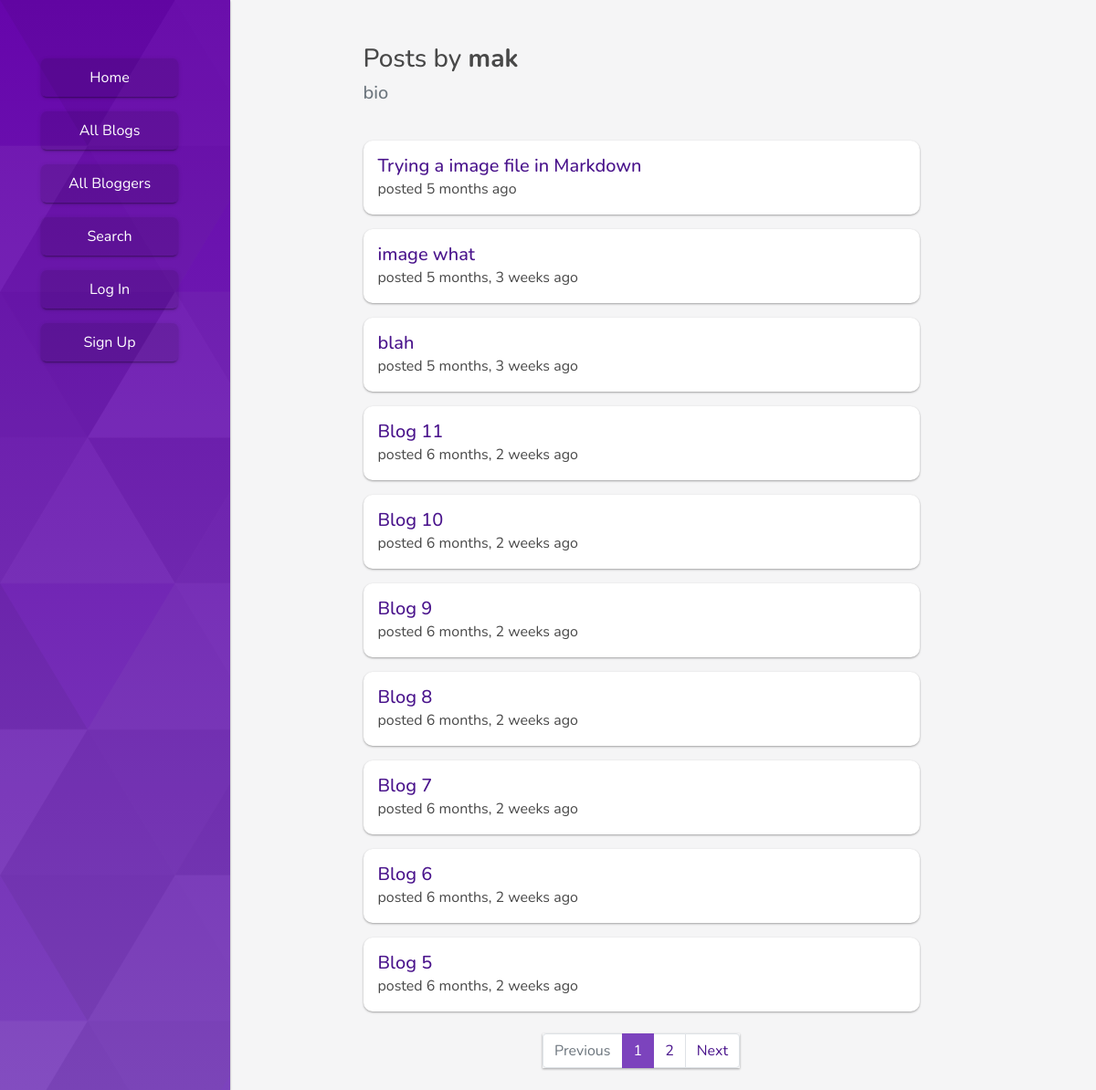
Screenshot of /blogger/mak/ with the database file from the repository.
### accounts/models.py (models this page shows)
class User(AbstractUser):
    bio = models.CharField(max_length=200, null=True)
    email = models.CharField(max_length=50, null=True)
    is_blogger = models.BooleanField(default = False)

### blog/models.py (models this page shows, shortened)
class Post(models.Model) :
    title = models.CharField(max_length=100)
    content = models.TextField(max_length=2000)
    created_at = models.DateTimeField(auto_now_add=True)
    created_by = models.ForeignKey(
        settings.AUTH_USER_MODEL, related_name='posts', on_delete=models.CASCADE)
    class Meta:
        ordering = ['-created_at']

### blog/views.py (the view)
# urls.py: path('blogger/<username>/', views.UserView.as_view(), name='blogger'),
class UserView(ListView):
	model = Post
	context_object_name = 'posts'
	template_name = 'blog/blogger.html'
	paginate_by = 10
	def get_context_data(self, **kwargs):
		context = super().get_context_data(**kwargs)
		context['username'] = User.objects.get(username=self.kwargs['username'])
		return context
	def get_queryset(self):
		self.user = get_object_or_404(User, username=self.kwargs['username'])
		return Post.objects.filter(created_by=self.user).order_by('-created_at')

### blog/templates/blog/blogger.html (shortened to what this page needs)
{% extends 'blog/base.html' %}
{% load humanize %}
{% block content %}
    <div class="pb-3 pr-3 mx-auto blogger-title">
        <h3>Posts by <strong>{{username}}</strong></h3>
        <div class="text-muted"><h5>{{username.bio}}</h5></div>
    </div>
    {% if posts %}
        {% for post in posts %}
        <div class="my-3 mx-auto p-3 bg-white posts-card">
            <a href="{% url 'blog:blog' post.id %}" class="h5">{{ post.title}}</a>
            <br> posted {{ post.created_at|naturaltime}}
            <br>
        </div>
        {% endfor %}
    {% endif %}
    {% if is_paginated %}
        <nav aria-label="Topics pagination" class="my-4">
            <ul class="pagination justify-content-center">
                {% if page_obj.has_previous %}
                <li class="page-item">
                    <a class="page-link" href="?page={{ page_obj.previous_page_number }}">Previous</a>
                </li>
                {% else %}
                <li class="page-item disabled">
                    <span class="page-link">Previous</span>
                </li>
                {% endif %} {% for page_num in paginator.page_range %} {% if page_obj.number == page_num %}
                <li class="page-item active">
                    <span class="page-link">
                        {{ page_num }}
                    </span>
                </li>
                {% else %}
                <li class="page-item">
                    <a class="page-link" href="?page={{ page_num }}">{{ page_num }}</a>
                </li>
                {% endif %} {% endfor %} {% if page_obj.has_next %}
                <li class="page-item">
                    <a class="page-link" href="?page={{ page_obj.next_page_number }}">Next</a>
                </li>
                {% else %}
                <li class="page-item disabled">
                    <span class="page-link">Next</span>
                </li>
                {% endif %}
            </ul>
        </nav>
    {% endif %}
{% endblock %}

### blog/static/css/custom.css (style rules this page uses)
:root { --main-color: #7c43bd; }
body { background-color: #f5f5f6; color: #484848; font-family: "Nunito", sans-serif; }
a { color: #4a148c !important; }
.posts-card { width: 70%; }
.blogger-title { width: 70%; }
.comment-card, .posts-card, .signin-form, .signup-form, .blogger-card, .comment-form, .post-form, .side-nav { transition: all 0.3s ease-in; border-radius: 10px; box-shadow: 0 1px 3px rgba(0, 0, 0, 0.12), 0 1px 2px rgba(0, 0, 0, 0.24); }
.page-item { box-shadow: 0 1px 3px rgba(0, 0, 0, 0.12), 0 1px 2px rgba(0, 0, 0, 0.24); }
.page-item.active .page-link { background-color: var(--main-color); border-color: var(--main-color); }

### rows the page displays
User: username "mak", bio "bio"
Post: title "Trying a image file in Markdown", created_at "5 months ago"
Post: title "image what", created_at "5 months, 3 weeks ago"
Post: title "blah", created_at "5 months, 3 weeks ago"
Post: title "Blog 11", created_at "6 months, 2 weeks ago"
Post: title "Blog 10", created_at "6 months, 2 weeks ago"
Post: title "Blog 9", created_at "6 months, 2 weeks ago"
Post: title "Blog 8", created_at "6 months, 2 weeks ago"
Post: title "Blog 7", created_at "6 months, 2 weeks ago"
Post: title "Blog 6", created_at "6 months, 2 weeks ago"
Post: title "Blog 5", created_at "6 months, 2 weeks ago"

### other values shown
{{ page_num }} "1"
{{ page_num }} "2"
